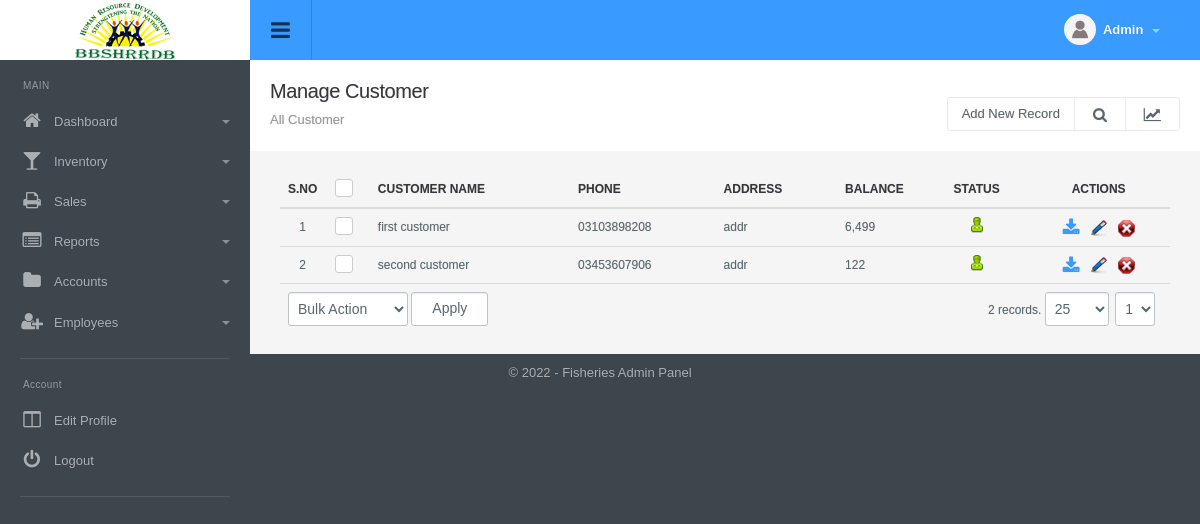
The page /customer_manage.php (signed in) on the database its author committed.
### tables this page shows
CREATE TABLE `config_variable` (
  `id` int(11) NOT NULL,
  `config_type_id` int(11) NOT NULL,
  `title` varchar(512) NOT NULL,
  `notes` varchar(512) NOT NULL,
  `type` varchar(200) NOT NULL,
  `default_values` text NOT NULL,
  `key` varchar(200) NOT NULL,
  `value` text NOT NULL,
  `sortorder` int(11) NOT NULL
);

CREATE TABLE `menu` (
  `id` int(11) NOT NULL,
  `title` varchar(100) NOT NULL,
  `url` varchar(100) NOT NULL,
  `parent_id` int(11) NOT NULL,
  `depth` int(1) NOT NULL,
  `sortorder` int(11) NOT NULL,
  `icon` varchar(200) NOT NULL,
  `small_icon` varchar(200) NOT NULL
);

CREATE TABLE `customer` (
  `id` int(11) NOT NULL,
  `customer_name` varchar(100) NOT NULL,
  `phone` varchar(50) NOT NULL,
  `address` text NOT NULL,
  `balance` int(11) NOT NULL,
  `status` int(1) NOT NULL DEFAULT '1',
  `ts` timestamp NOT NULL DEFAULT CURRENT_TIMESTAMP
);

### include/utility.php (called while the page is built, shortened)
<?php
function get_config($var){
	global $dblink;
	$sql="select value from config_variable where `key`='".slash($var)."'";
	$resConfig=doquery($sql,$dblink);
	if(numrows($resConfig)>0){
		while($rowConfig=dofetch($resConfig))
			return unslash($rowConfig["value"]);
	}
}
$site_title=get_config("site_title");
$file_upload_root="./uploads/";
function slash($str){
	if(!is_array($str))
		return utf8_encode(addslashes($str));
	else{
		for($i=0; $i<count($str); $i++)
			$str[$i]=slash($str[$i]);
		return $str;
	}
}
function unslash($str){
	return stripslashes(utf8_decode($str));
	}
function curr_format($amount){
	return ($amount<0?'(':'').number_format(abs($amount), 0, '.',',').($amount<0?')':'');
}
function get_customer_balance( $customer_id, $dt = 0 ){
	global $dblink;
	if( empty( $dt ) ) {
		$dt = date( "Y-m-d H:i:s" );
	}
	$balance = 0;
	$customer = doquery( "select balance from customer where id = '".$customer_id."'", $dblink );
	if( numrows( $customer ) > 0 ) {
		$customer = dofetch( $customer );
		$sql="select sum(amount) as amount from (select concat( 'Sale #', id) as transaction, net_price as amount from sales where customer_id = '".$customer_id."' and datetime_added <='".$dt."' union select concat( 'Payment #', id) as transaction, -amount from customer_payment where customer_id = '".$customer_id."' and datetime_added <='".$dt."') as transactions";
		$balance=dofetch(doquery($sql,$dblink));
		$balance = $customer["balance"] + $balance[ "amount" ];
	}
	return $balance;
}

### include/db.php (called while the page is built, shortened)
<?php
function doquery($qr,$lnk){
	@$res=mysqli_query($lnk,$qr) or die($qr." - ".mysqli_error($lnk));
	return $res;
}
function dofetch($rs){
	@$rec=mysqli_fetch_array($rs);
	return $rec;
}
function numrows($rs){
	return mysqli_num_rows($rs);
}

### modules/customer/list.php (the view, shortened to what this page needs)
<?php
$extra='';
?>
<div class="page-header">
	<h1 class="title">Manage Customer</h1>
  	<ol class="breadcrumb">
    	<li class="active">All Customer</li>
  	</ol>
  	<div class="right">
    	<div class="btn-group" role="group" aria-label="...">
        	<a href="customer_manage.php?tab=add" class="btn btn-light editproject">Add New Record</a> <a id="topstats" class="btn btn-light" href="#"><i class="fa fa-search"></i></a> <a class="btn btn-light" href="#"><i class="fa fa-line-chart"></i></a>
        </div>
  	</div>
</div>
<div class="panel-body table-responsive">
	<table class="table table-hover list">
    	<thead>
            <tr>
                <th width="5%" class="text-center">S.no</th>
                <th class="text-center" width="5%"><div class="checkbox checkbox-primary">
                    <label for="select_all"></label></div></th>
                <th>Customer Name</th>
                <th>Phone</th>
                <th>Address</th>
                <th width="10%">Balance</th>
                <th class="text-center">Status</th>
                <th class="text-center">Actions</th>
            </tr>
    	</thead>
    	<tbody>
			<?php
            $sql="select * from customer where 1 $extra";
            $rs=show_page($rows, $pageNum, $sql);
            if(numrows($rs)>0){
                $sn=1;
                while($r=dofetch($rs)){
                    ?>
                    <tr>
                        <td class="text-center"><?php echo $sn;?></td>
                        <td class="text-center"><div class="checkbox margin-t-0 checkbox-primary">
                            <label for="<?php echo "rec_".$sn?>"></label></div>
                        </td>
                        <td><?php echo unslash($r["customer_name"]); ?></td>
                        <td><?php echo unslash($r["phone"]); ?></td>
                        <td><?php echo unslash($r["address"]); ?></td>
                        <td><?php echo curr_format(get_customer_balance($r['id'], ""));?></td>
                        <td class="text-center"><a href="customer_manage.php?id=<?php echo $r['id'];?>&tab=status&s=<?php echo ($r["status"]==0)?1:0;?>">
                            <?php
                            if($r["status"]==0){
                                ?>
                                <img src="images/offstatus.png" alt="Off" title="Set Status On">
                                <?php
                            }
                            else{
                                ?>
                                <img src="images/onstatus.png" alt="On" title="Set Status Off">
                                <?php
                            }
                            ?>
                        </a></td>
                        <td class="text-center">
                            <a href="customer_manage.php?tab=report_debit_credit&id=<?php echo $r['id'];?>" class="download-icon"><i class="fa fa-download" aria-hidden="true"></i></a>&nbsp;&nbsp;
                            <a href="customer_manage.php?tab=edit&id=<?php echo $r['id'];?>"><img title="Edit Record" alt="Edit" src="images/edit.png"></a>&nbsp;&nbsp;
                            <a onclick="return confirm('Are you sure you want to delete')" href="customer_manage.php?id=<?php echo $r['id'];?>&amp;tab=delete"><img title="Delete Record" alt="Delete" src="images/delete.png"></a>
                        </td>
                    </tr>
                    <?php
                    $sn++;
                }
                ?>
                <tr>
                    <td colspan="4" class="actions">
                        <select name="bulk_action" id="bulk_action" title="Choose Action">
                            <option value="null">Bulk Action</option>
                        </select>
                        <input type="button" name="apply" value="Apply" id="apply_bulk_action" class="btn btn-light" title="Apply Action"  />
                    </td>
                    <td colspan="4" class="paging" title="Paging" align="right"><?php echo pages_list($rows, "customer", $sql, $pageNum)?></td>
                </tr>
                <?php
            }
            else{
                ?>
                <tr>
                    <td colspan="8"  class="no-record">No Result Found</td>
                </tr>
                <?php
            }
            ?>
    	</tbody>
  	</table>
</div>

### include/header.php (shortened to what this page needs)
<!DOCTYPE html PUBLIC "-//W3C//DTD XHTML 1.0 Transitional//EN" "http://www.w3.org/TR/xhtml1/DTD/xhtml1-transitional.dtd">
<html xmlns="http://www.w3.org/1999/xhtml">
<head>
<link type="text/css" rel="stylesheet" href="css/font-awesome.min.css" />
<link type="text/css" rel="stylesheet" href="css/font-awesome.css" />
<link type="text/css" rel="stylesheet"  href="css/bootstrap.css" />
<link rel="stylesheet" href="css/bootstrap-datetimepicker.min.css" />
<link type="text/css" rel="stylesheet"  href="css/awesome-bootstrap-checkbox.css" />
<link href="css/general.css" type="text/css" rel="stylesheet" />
<link type="text/css" rel="stylesheet"  href="css/style.css" />
</head>
<body>
	<div id="wrapper" class="round_corners">
    	<div id="top" class="clearfix">
            <div class="applogo">
                <a href="index.php" class="logo"><?php $admin_logo=get_config("admin_logo"); if(empty($admin_logo)) echo $site_title; else { ?><img src="<?php echo $file_upload_root;?>config/<?php echo $admin_logo?>" /><?php }?></a>
            </div>
            <a class="sidebar-open-button" href="#"><i class="fa fa-bars"></i></a>
            <ul class="top-right">
            	<li class="dropdown link">
                	<a class="dropdown-toggle profilebox" data-toggle="dropdown" href="#">
                    	<img alt="img" src="images/profileimg-default.png">
                        <b><?php echo ucfirst((isset($_SESSION["logged_in_admin"]) && $_SESSION["logged_in_admin"]!="")?$_SESSION["logged_in_admin"]["name"]:"Guest");?></b>
                        <span class="caret"></span>
                    </a>
                </li>
           </ul>
        </div>
        <div class="sidebar clearfix">
       		<ul class="sidebar-panel nav">
  				<li class="sidetitle">MAIN</li>
				<?php
					$parents=doquery("select * from menu where parent_id=0 order by sortorder",$dblink);
					if(numrows($parents)>0){
						while($parent=dofetch($parents)){
						?>
						<li>
                        	<a href="<?php echo unslash($parent["url"])?>"><span class="icon color5"><i class="fa fa-<?php echo unslash($parent["small_icon"])?>"></i></span><?php echo unslash($parent["title"])?>
							<?php
								$submenus=doquery("select * from menu where parent_id='".$parent["id"]."' order by sortorder",$dblink);
								if(numrows($submenus)>0){
									?>
                                <span class="caret"></span></a>
                                <?php
                            }
							else{
								echo "</a>";
							}
							?>
						</li>
						<?php
					}
				}
				?>
         	</ul>
            <ul class="sidebar-panel nav">
                <li class="sidetitle">Account</li>
                <li><a href="admin_manage.php?tab=edit&id=<?php echo $_SESSION["logged_in_admin"]["id"]?>"><span class="icon color15"><i class="fa fa-columns"></i></span>Edit Profile</a></li>
                <li><a href="logout.php"><span class="icon color12"><i class="fa falist fa-power-off"></i></span>Logout</a></li>
            </ul>
	    </div>
		<div class="content">

### include/footer.php (shortened to what this page needs)
<div id="footer" class="bottom_round_corners">
	<div id="footer_content">
    	<address>&copy; <?php echo date("Y");?> - <?php echo $site_title; ?> Admin Panel</address>
    </div>
</div>
<link href="js/fancybox/jquery.fancybox.css" rel="stylesheet" type="text/css" />
<link href="js/chosen/chosen.css" rel="stylesheet" type="text/css" />
<?php include("include/upload_center.php");?>
</body>
</html>

### rows shown on the page
config_variable: value (picture)
menu: title "Dashboard"
menu: title "Inventory"
menu: title "Sales"
menu: title "Reports"
menu: title "Accounts"
menu: title "Employees"
customer: customer_name "first customer", phone "03103898208", address "addr", id "6,499", status 1 (drawn)
customer: customer_name "second customer", phone "03453607906", address "addr", id "122", status 1 (drawn)
config_variable: value "Fisheries"

### other values the page prints
pages_list($rows, "customer", $sql, $pageNum) "2 records."
form field page "1"
